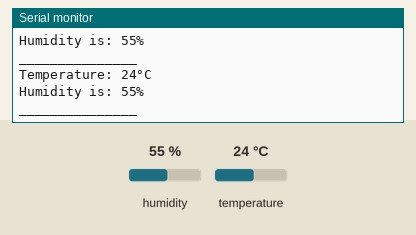
This sketch was run on a simulated Arduino Uno, built with avr-gcc and run on an emulated ATmega328P. Shown: the last lines printed to the serial monitor. The test bench sets the inputs (shaded band); at power-on: humidity 55 %, temperature 24 °C.

Above: at 10.8 s.
10.9 s: humidity set to 22 %
At 20.7 s:
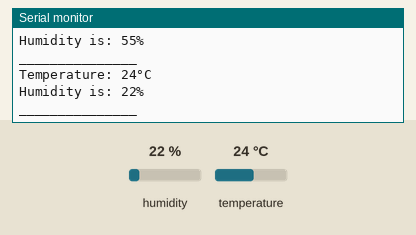
20.9 s: temperature set to 12 °C
At 30.7 s:
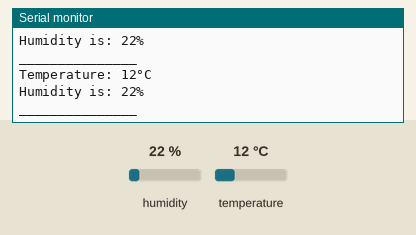
30.9 s: humidity set to 40 %
At 40.5 s:
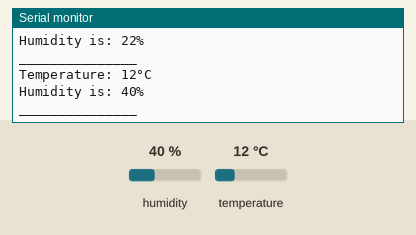
Timing chart, 0 to 42.0 s (numbered marks = the images above; inputs shaded):
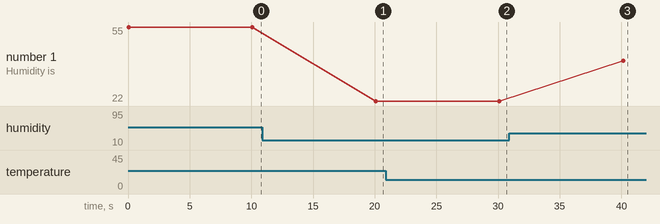

The sketch:

TempAndHumidityRead.ino
```cpp
#include <dht.h>

dht digitalSensor; // Object
int sensorPin = 5;

void setup() {
  Serial.begin(9600);
}

void loop() {
  int chk = digitalSensor.read11(sensorPin);

  int temperature = digitalSensor.temperature;
  int humidity = digitalSensor.humidity;


  Serial.print("Temperature: ");
  Serial.print(temperature);
  Serial.println("°C");

  Serial.print("Humidity is: ");
  Serial.print(humidity);
  Serial.println("%");

  Serial.println("_______________");
  Serial.println("");

  delay(10000);
}
```

Measured:
- after the input at 10.9 s, the serial monitor: prints a new line after 9.2 s (image 1)
- after the input at 20.9 s, the serial monitor: prints a new line after 9.2 s (image 2)
- after the input at 30.9 s, the serial monitor: prints a new line after 9.2 s (image 3)
- plotted number 1: 55 → 22 after the input at 10.9 s, 22 → 40 after the input at 30.9 s
